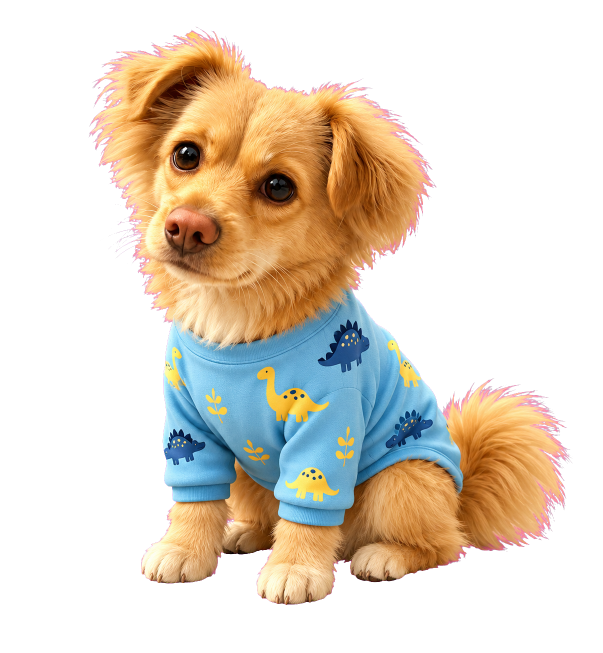
#> input picture tools/khoai_rig/Khoai_trellis.png, 1205 x 1306 px, given as the content of the folder Khoai_trellis.png, which was not available (shown at 1/2 size)
$ python clean.py Khoai_trellis.png Khoai_trellis.png Khoai_trellis.png 5
#> lines starting #> are read from the running program, lines starting #| are printed output that depends on the picture; after the words box and inside, x2 and y2 are one past the last pixel; in counts of white or black regions, pixels touching at a corner belong together
"""Matted video frames → clean, cropped RGBA frames for the app (D-327).
Usage: clean.py <matte_dir> <original_frames_dir> <out_dir> <height>
- un-mixes the grey studio background from soft fur edges (bg colour read from the original frame's corners),
- drops the pink halo, crops to one box shared by every clip (fractions of the frame), scales to <height>,
- closes the loop: ends the clip at the frame closest to the first one, then cross-fades the last frames into it."""
import sys, glob, os
import numpy as np
from PIL import Image

matte_dir, orig_dir, dst, H_OUT = sys.argv[1], sys.argv[2], sys.argv[3], int(sys.argv[4])
BOX = (0.0, 300 / 1280, 1.0, 1200 / 1280)     # same framing for every clip (Khoai sits in the lower part)
FADE = 6
os.makedirs(dst, exist_ok=True)

orig0 = np.array(Image.open(sorted(glob.glob(f"{orig_dir}/*.png"))[0]).convert("RGB")).astype(np.float32)
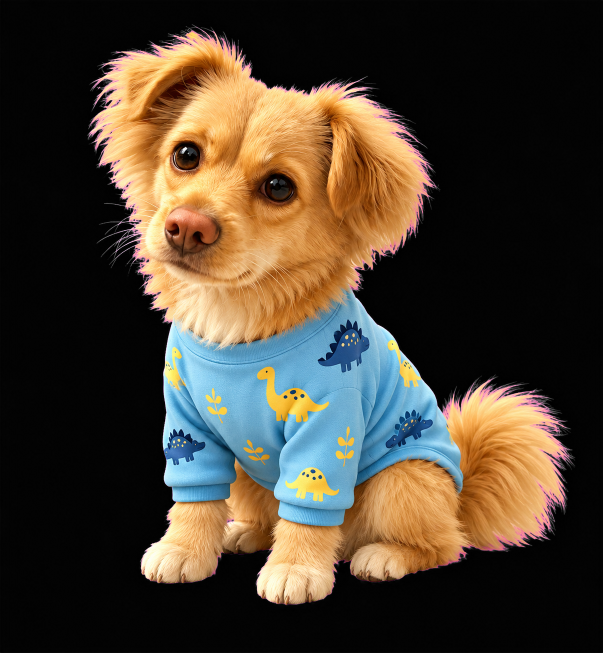
#> orig0: shape (1306, 1205, 3) float32 (shown at 1/2 size); mean R, G, B 73.2, 62.5, 48.7
c = 20
corners = np.concatenate([orig0[:c, :c], orig0[:c, -c:], orig0[c * 3:c * 4, :c], orig0[c * 3:c * 4, -c:]]).reshape(-1, 3)
#> corners = 1600 rows, first 8: [12, 12, 12], [9, 9, 9], [5, 5, 5], [3, 3, 3], [3, 3, 3], [4, 4, 4], [4, 4, 4], [4, 4, 4]
BG = np.median(corners, axis=0)
#> BG = [3, 3, 3]

def clean(path):
#> called with path = '_only/Khoai_trellis.png'
    a = np.array(Image.open(path).convert("RGBA")).astype(np.float32)
    al = a[..., 3:4] / 255
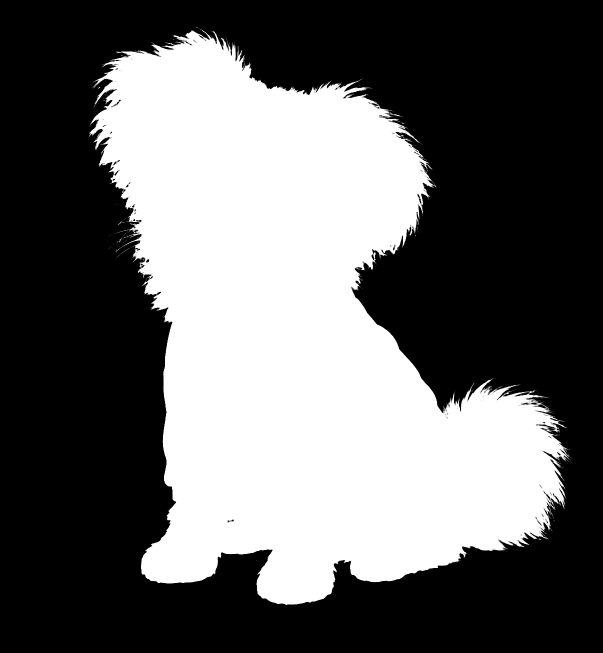
#> al: shape (1306, 1205, 1) float32 (shown at 1/2 size); min 0, max 1, mean 0.393
    rgb = np.clip(np.where(al > 0.02, (a[..., :3] - (1 - al) * BG) / np.maximum(al, 0.02), 0), 0, 255)
    r, g, b = rgb[..., 0], rgb[..., 1], rgb[..., 2]
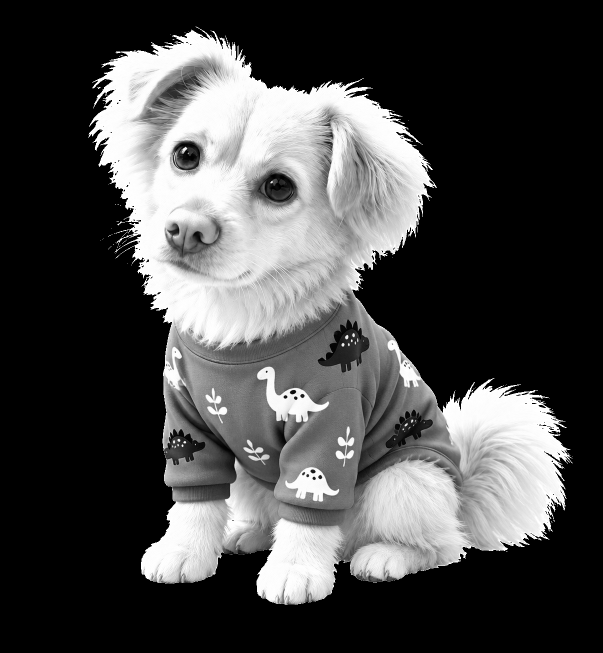
#> r: shape (1306, 1205) float32 (shown at 1/2 size); min 0, max 255, mean 72.4
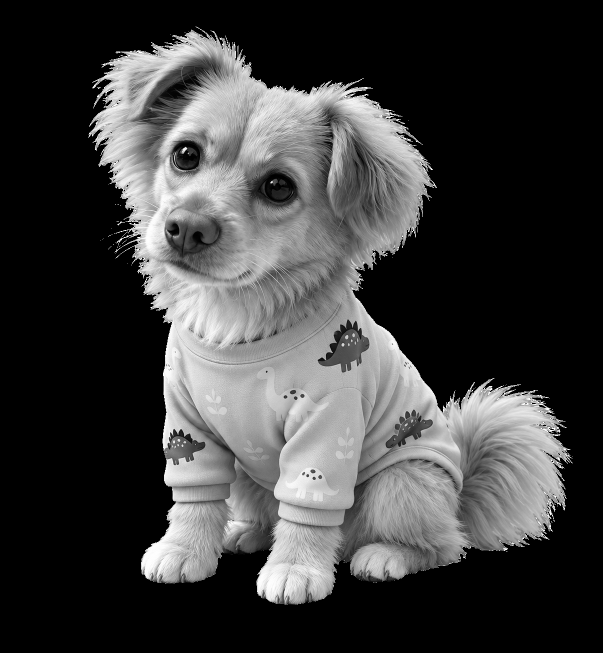
#> g: shape (1306, 1205) float32 (shown at 1/2 size); min 0, max 255, mean 61.8
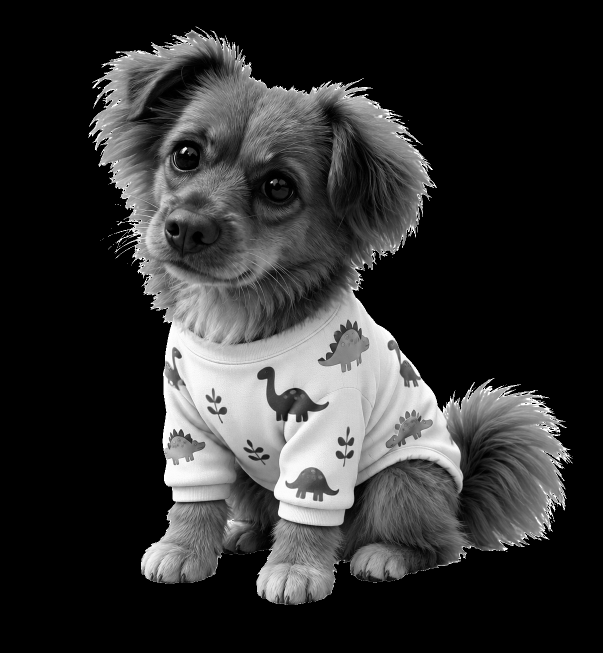
#> b: shape (1306, 1205) float32 (shown at 1/2 size); min 0, max 255, mean 47.8
    pink = (r > 140) & (b > g + 6) & (r > b)
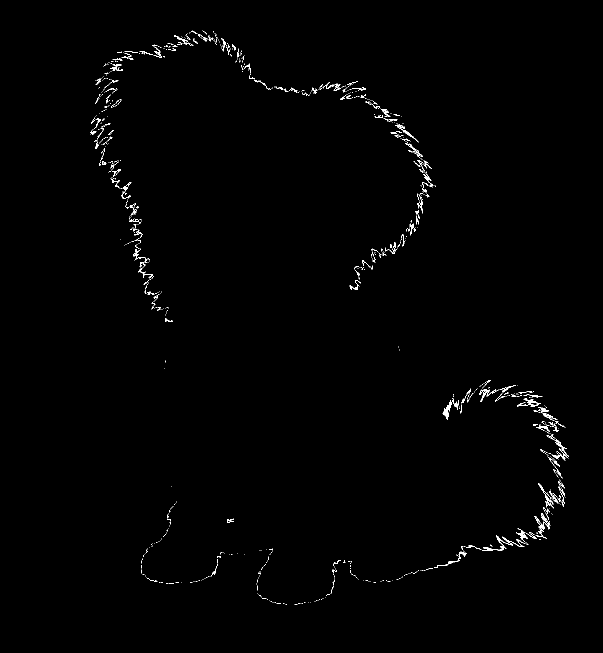
#> pink: shape (1306, 1205) bool (shown at 1/2 size); 0.69% white in thin lines or dots, all inside (x1, y1, x2, y2) = (180, 61, 1138, 1210)
    g2 = np.where(pink, np.maximum(g, r * 0.70), g)
    rgb[..., 2] = np.where(pink, g2 * 0.55, b)
    rgb[..., 1] = g2
    im = Image.fromarray(np.concatenate([rgb, al * 255], axis=2).astype(np.uint8), "RGBA")
    w, h = im.size
#> w = 1205; h = 1306
    im = im.crop((round(BOX[0] * w), round(BOX[1] * h), round(BOX[2] * w), round(BOX[3] * h)))
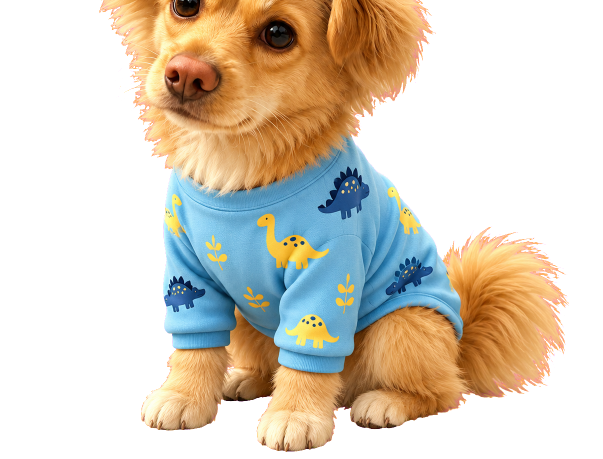
#> im: PIL image 1205x918 RGBA (shown at 1/2 size); mean R, G, B, A 82.7, 73, 57.8, 120; transparent parts drawn white
    ow = round(im.width * H_OUT / im.height)
#> ow = 7
    im = im.convert("RGBa").resize((ow, H_OUT), Image.LANCZOS)          # premultiplied while scaling
    return np.array(im).astype(np.float32)                              # premultiplied RGBa

frames = [clean(f) for f in sorted(glob.glob(f"{matte_dir}/*.png"))]
#> frames = 1 item
first = frames[0]
# Best loop end: the frame (in the last quarter) that looks most like the first one.
tail = range(int(len(frames) * 0.75), len(frames))
end = min(tail, key=lambda i: np.abs(frames[i] - first).mean())
#> end = 0
frames = frames[:end + 1]
for k in range(FADE):                                                   # blend the last frames into frame 0
    t = (k + 1) / (FADE + 1)
    i = len(frames) - FADE + k
#> (the run stopped early here; a loop or call above may not have finished)
